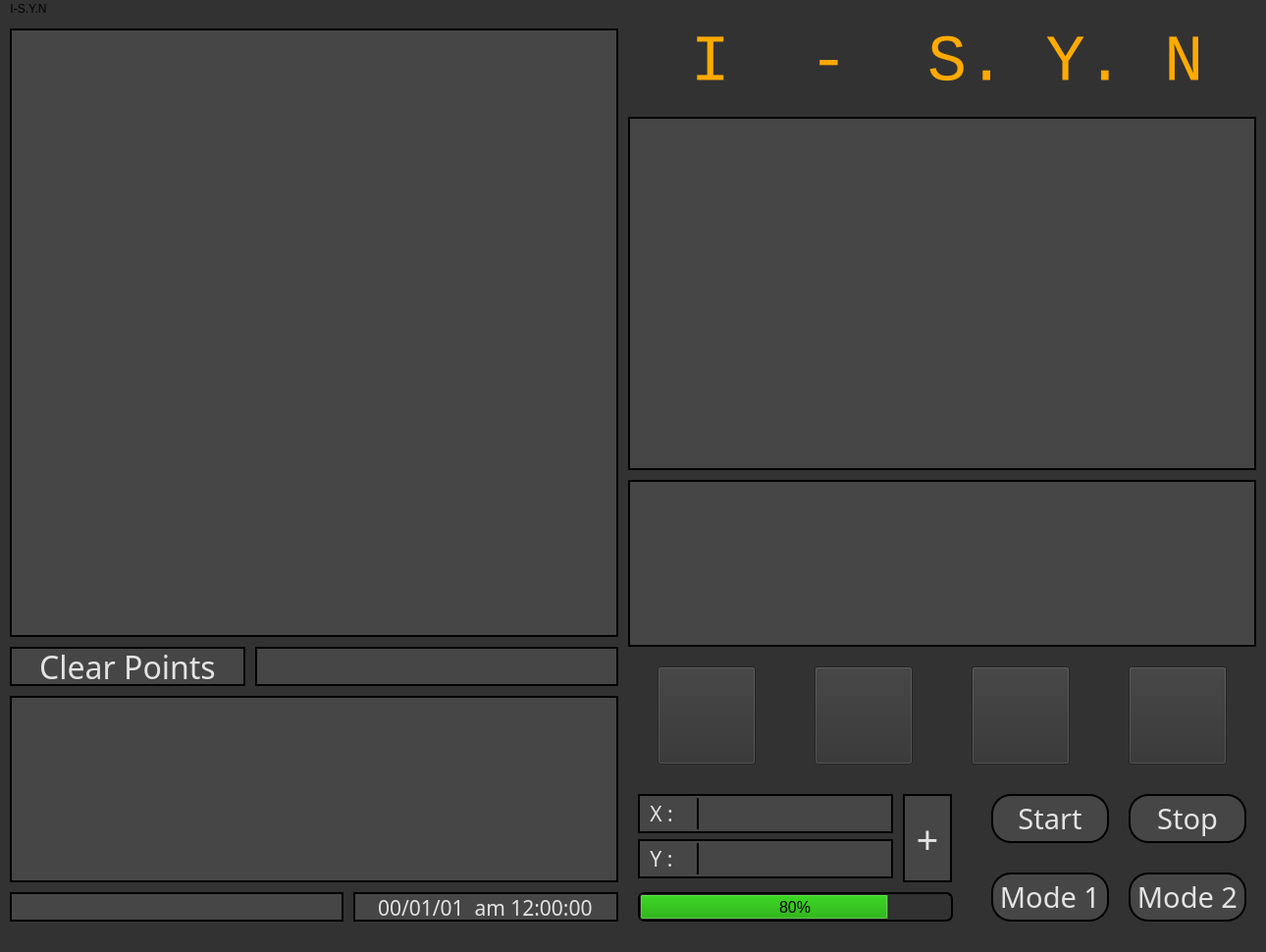
<?xml version="1.0" encoding="UTF-8"?>
<ui version="4.0">
 <class>MainWindow</class>
 <widget class="QMainWindow" name="MainWindow">
  <property name="geometry">
   <rect>
    <x>0</x>
    <y>0</y>
    <width>1290</width>
    <height>970</height>
   </rect>
  </property>
  <property name="font">
   <font>
    <family>Monospace</family>
    <pointsize>14</pointsize>
   </font>
  </property>
  <property name="windowTitle">
   <string>MainWindow</string>
  </property>
  <property name="styleSheet">
   <string notr="true">background-color: rgb(50, 50, 50);
</string>
  </property>
  <widget class="QWidget" name="centralwidget">
   <widget class="QPushButton" name="take_off_button">
    <property name="geometry">
     <rect>
      <x>670</x>
      <y>660</y>
      <width>100</width>
      <height>100</height>
     </rect>
    </property>
    <property name="cursor">
     <cursorShape>ArrowCursor</cursorShape>
    </property>
    <property name="styleSheet">
     <string notr="true"/>
    </property>
    <property name="text">
     <string/>
    </property>
    <property name="icon">
     <iconset>
      <normaloff>../icon/take_off.jpg</normaloff>../icon/take_off.jpg</iconset>
    </property>
    <property name="iconSize">
     <size>
      <width>100</width>
      <height>100</height>
     </size>
    </property>
    <property name="autoRepeat">
     <bool>false</bool>
    </property>
   </widget>
   <widget class="QProgressBar" name="battery_bar">
    <property name="geometry">
     <rect>
      <x>650</x>
      <y>890</y>
      <width>321</width>
      <height>30</height>
     </rect>
    </property>
    <property name="palette">
     <palette>
      <active>
       <colorrole role="Button">
        <brush brushstyle="SolidPattern">
         <color alpha="255">
          <red>50</red>
          <green>50</green>
          <blue>50</blue>
         </color>
        </brush>
       </colorrole>
       <colorrole role="Base">
        <brush brushstyle="SolidPattern">
         <color alpha="255">
          <red>50</red>
          <green>50</green>
          <blue>50</blue>
         </color>
        </brush>
       </colorrole>
       <colorrole role="Window">
        <brush brushstyle="SolidPattern">
         <color alpha="255">
          <red>50</red>
          <green>50</green>
          <blue>50</blue>
         </color>
        </brush>
       </colorrole>
       <colorrole role="Highlight">
        <brush brushstyle="SolidPattern">
         <color alpha="255">
          <red>166</red>
          <green>255</green>
          <blue>42</blue>
         </color>
        </brush>
       </colorrole>
      </active>
      <inactive>
       <colorrole role="Button">
        <brush brushstyle="SolidPattern">
         <color alpha="255">
          <red>50</red>
          <green>50</green>
          <blue>50</blue>
         </color>
        </brush>
       </colorrole>
       <colorrole role="Base">
        <brush brushstyle="SolidPattern">
         <color alpha="255">
          <red>50</red>
          <green>50</green>
          <blue>50</blue>
         </color>
        </brush>
       </colorrole>
       <colorrole role="Window">
        <brush brushstyle="SolidPattern">
         <color alpha="255">
          <red>50</red>
          <green>50</green>
          <blue>50</blue>
         </color>
        </brush>
       </colorrole>
       <colorrole role="Highlight">
        <brush brushstyle="SolidPattern">
         <color alpha="255">
          <red>50</red>
          <green>180</green>
          <blue>30</blue>
         </color>
        </brush>
       </colorrole>
      </inactive>
      <disabled>
       <colorrole role="Button">
        <brush brushstyle="SolidPattern">
         <color alpha="255">
          <red>50</red>
          <green>50</green>
          <blue>50</blue>
         </color>
        </brush>
       </colorrole>
       <colorrole role="Base">
        <brush brushstyle="SolidPattern">
         <color alpha="255">
          <red>50</red>
          <green>50</green>
          <blue>50</blue>
         </color>
        </brush>
       </colorrole>
       <colorrole role="Window">
        <brush brushstyle="SolidPattern">
         <color alpha="255">
          <red>50</red>
          <green>50</green>
          <blue>50</blue>
         </color>
        </brush>
       </colorrole>
       <colorrole role="Highlight">
        <brush brushstyle="SolidPattern">
         <color alpha="255">
          <red>50</red>
          <green>180</green>
          <blue>30</blue>
         </color>
        </brush>
       </colorrole>
      </disabled>
     </palette>
    </property>
    <property name="font">
     <font>
      <pointsize>12</pointsize>
     </font>
    </property>
    <property name="autoFillBackground">
     <bool>false</bool>
    </property>
    <property name="styleSheet">
     <string notr="true">border-style:solid;
border-width: 1.5px;
border-radius: 7px;
border-color:rgb(0,0,0);</string>
    </property>
    <property name="minimum">
     <number>0</number>
    </property>
    <property name="value">
     <number>80</number>
    </property>
    <property name="alignment">
     <set>Qt::AlignCenter</set>
    </property>
    <property name="textVisible">
     <bool>true</bool>
    </property>
    <property name="orientation">
     <enum>Qt::Horizontal</enum>
    </property>
    <property name="invertedAppearance">
     <bool>false</bool>
    </property>
   </widget>
   <widget class="QTextBrowser" name="under_textBrowser1">
    <property name="geometry">
     <rect>
      <x>10</x>
      <y>890</y>
      <width>340</width>
      <height>30</height>
     </rect>
    </property>
    <property name="styleSheet">
     <string notr="true">background-color: rgb(70, 70, 70);
font: 75 16pt &quot;Loma&quot;;
border-color: rgb(0, 0, 0);
border-style: solid;
border-width:2px;
color: rgb(227, 227, 227);</string>
    </property>
    <property name="verticalScrollBarPolicy">
     <enum>Qt::ScrollBarAlwaysOff</enum>
    </property>
    <property name="horizontalScrollBarPolicy">
     <enum>Qt::ScrollBarAlwaysOff</enum>
    </property>
   </widget>
   <widget class="QTextBrowser" name="main_textBrowser">
    <property name="geometry">
     <rect>
      <x>10</x>
      <y>690</y>
      <width>620</width>
      <height>190</height>
     </rect>
    </property>
    <property name="font">
     <font>
      <family>Loma</family>
      <pointsize>14</pointsize>
      <weight>9</weight>
      <italic>false</italic>
      <bold>false</bold>
     </font>
    </property>
    <property name="styleSheet">
     <string notr="true">background-color: rgb(70, 70, 70);
font: 75 14pt &quot;Loma&quot;;
border-color: rgb(0, 0, 0);
border-style: solid;
border-width:2px;
color: rgb(227, 227, 227);
padding:0px 0px 0px 10px;</string>
    </property>
    <property name="horizontalScrollBarPolicy">
     <enum>Qt::ScrollBarAsNeeded</enum>
    </property>
    <property name="overwriteMode">
     <bool>true</bool>
    </property>
   </widget>
   <widget class="QPushButton" name="land_button">
    <property name="geometry">
     <rect>
      <x>830</x>
      <y>660</y>
      <width>100</width>
      <height>100</height>
     </rect>
    </property>
    <property name="cursor">
     <cursorShape>ArrowCursor</cursorShape>
    </property>
    <property name="styleSheet">
     <string notr="true"/>
    </property>
    <property name="text">
     <string/>
    </property>
    <property name="icon">
     <iconset>
      <normaloff>../icon/land.jpg</normaloff>../icon/land.jpg</iconset>
    </property>
    <property name="iconSize">
     <size>
      <width>100</width>
      <height>100</height>
     </size>
    </property>
   </widget>
   <widget class="QPushButton" name="start_button">
    <property name="geometry">
     <rect>
      <x>1010</x>
      <y>790</y>
      <width>120</width>
      <height>50</height>
     </rect>
    </property>
    <property name="font">
     <font>
      <family>Loma</family>
      <pointsize>22</pointsize>
      <weight>9</weight>
      <italic>false</italic>
      <bold>false</bold>
     </font>
    </property>
    <property name="styleSheet">
     <string notr="true">background-color: rgb(70, 70, 70);
color: rgb(227, 227, 227);
font: 75 22pt &quot;Loma&quot;;
border-color: rgb(0, 0, 0);
border-style: solid;
border-width:2px;
border-radius: 20px;</string>
    </property>
    <property name="text">
     <string>Start</string>
    </property>
   </widget>
   <widget class="QPushButton" name="stop_button">
    <property name="geometry">
     <rect>
      <x>1150</x>
      <y>790</y>
      <width>120</width>
      <height>50</height>
     </rect>
    </property>
    <property name="font">
     <font>
      <family>Loma</family>
      <pointsize>22</pointsize>
      <weight>9</weight>
      <italic>false</italic>
      <bold>false</bold>
     </font>
    </property>
    <property name="styleSheet">
     <string notr="true">background-color: rgb(70, 70, 70);
color: rgb(227, 227, 227);
font: 75 22pt &quot;Loma&quot;;
border-color: rgb(0, 0, 0);
border-style: solid;
border-width:2px;
border-radius: 20px;</string>
    </property>
    <property name="text">
     <string>Stop</string>
    </property>
   </widget>
   <widget class="QPushButton" name="mode1_button">
    <property name="geometry">
     <rect>
      <x>1010</x>
      <y>870</y>
      <width>120</width>
      <height>50</height>
     </rect>
    </property>
    <property name="font">
     <font>
      <family>Loma</family>
      <pointsize>22</pointsize>
      <weight>9</weight>
      <italic>false</italic>
      <bold>false</bold>
     </font>
    </property>
    <property name="cursor">
     <cursorShape>ArrowCursor</cursorShape>
    </property>
    <property name="styleSheet">
     <string notr="true">background-color: rgb(70, 70, 70);
color: rgb(227, 227, 227);
font: 75 22pt &quot;Loma&quot;;
border-color: rgb(0, 0, 0);
border-style: solid;
border-width:2px;
border-radius: 20px;</string>
    </property>
    <property name="text">
     <string>Mode 1</string>
    </property>
   </widget>
   <widget class="QPushButton" name="mode2_button">
    <property name="geometry">
     <rect>
      <x>1150</x>
      <y>870</y>
      <width>120</width>
      <height>50</height>
     </rect>
    </property>
    <property name="font">
     <font>
      <family>Loma</family>
      <pointsize>22</pointsize>
      <weight>9</weight>
      <italic>false</italic>
      <bold>false</bold>
     </font>
    </property>
    <property name="styleSheet">
     <string notr="true">background-color: rgb(70, 70, 70);
color: rgb(227, 227, 227);
font: 75 22pt &quot;Loma&quot;;
border-color: rgb(0, 0, 0);
border-style: solid;
border-width:2px;
border-radius: 20px;</string>
    </property>
    <property name="text">
     <string>Mode 2</string>
    </property>
   </widget>
   <widget class="QPushButton" name="snapshot_button">
    <property name="geometry">
     <rect>
      <x>1150</x>
      <y>660</y>
      <width>100</width>
      <height>100</height>
     </rect>
    </property>
    <property name="cursor">
     <cursorShape>ArrowCursor</cursorShape>
    </property>
    <property name="styleSheet">
     <string notr="true"/>
    </property>
    <property name="text">
     <string/>
    </property>
    <property name="icon">
     <iconset>
      <normaloff>../icon/snapshot.jpg</normaloff>../icon/snapshot.jpg</iconset>
    </property>
    <property name="iconSize">
     <size>
      <width>100</width>
      <height>100</height>
     </size>
    </property>
   </widget>
   <widget class="QPushButton" name="emergency_button">
    <property name="geometry">
     <rect>
      <x>990</x>
      <y>660</y>
      <width>100</width>
      <height>100</height>
     </rect>
    </property>
    <property name="cursor">
     <cursorShape>ArrowCursor</cursorShape>
    </property>
    <property name="styleSheet">
     <string notr="true"/>
    </property>
    <property name="text">
     <string/>
    </property>
    <property name="icon">
     <iconset>
      <normaloff>../icon/emergency.jpg</normaloff>../icon/emergency.jpg</iconset>
    </property>
    <property name="iconSize">
     <size>
      <width>100</width>
      <height>100</height>
     </size>
    </property>
   </widget>
   <widget class="QTextEdit" name="x_text_edit">
    <property name="geometry">
     <rect>
      <x>710</x>
      <y>794</y>
      <width>198</width>
      <height>32</height>
     </rect>
    </property>
    <property name="font">
     <font>
      <family>Loma</family>
      <pointsize>16</pointsize>
      <weight>9</weight>
      <italic>false</italic>
      <bold>false</bold>
     </font>
    </property>
    <property name="styleSheet">
     <string notr="true">background-color: rgb(70, 70, 70);
color: rgb(227, 227, 227);
font: 75 16pt &quot;Loma&quot;;
border-color: rgb(0, 0, 0);
border-style: solid;
border-width: 0px 0px 0px 2px;</string>
    </property>
    <property name="verticalScrollBarPolicy">
     <enum>Qt::ScrollBarAlwaysOff</enum>
    </property>
    <property name="horizontalScrollBarPolicy">
     <enum>Qt::ScrollBarAlwaysOff</enum>
    </property>
    <property name="html">
     <string>&lt;!DOCTYPE HTML PUBLIC &quot;-//W3C//DTD HTML 4.0//EN&quot; &quot;http://www.w3.org/TR/REC-html40/strict.dtd&quot;&gt;
&lt;html&gt;&lt;head&gt;&lt;meta name=&quot;qrichtext&quot; content=&quot;1&quot; /&gt;&lt;style type=&quot;text/css&quot;&gt;
p, li { white-space: pre-wrap; }
&lt;/style&gt;&lt;/head&gt;&lt;body style=&quot; font-family:'Loma'; font-size:16pt; font-weight:72; font-style:normal;&quot;&gt;
&lt;p align=&quot;center&quot; style=&quot;-qt-paragraph-type:empty; margin-top:0px; margin-bottom:0px; margin-left:0px; margin-right:0px; -qt-block-indent:0; text-indent:0px;&quot;&gt;&lt;br /&gt;&lt;/p&gt;&lt;/body&gt;&lt;/html&gt;</string>
    </property>
   </widget>
   <widget class="QTextEdit" name="y_text_edit">
    <property name="geometry">
     <rect>
      <x>710</x>
      <y>840</y>
      <width>198</width>
      <height>32</height>
     </rect>
    </property>
    <property name="font">
     <font>
      <family>Loma</family>
      <pointsize>16</pointsize>
      <weight>9</weight>
      <italic>false</italic>
      <bold>false</bold>
     </font>
    </property>
    <property name="styleSheet">
     <string notr="true">background-color: rgb(70, 70, 70);
color: rgb(227, 227, 227);
font: 75 16pt &quot;Loma&quot;;
border-color: rgb(0, 0, 0);
border-style: solid;
border-width: 0px 0px 0px 2px;</string>
    </property>
    <property name="verticalScrollBarPolicy">
     <enum>Qt::ScrollBarAlwaysOff</enum>
    </property>
    <property name="horizontalScrollBarPolicy">
     <enum>Qt::ScrollBarAlwaysOff</enum>
    </property>
    <property name="html">
     <string>&lt;!DOCTYPE HTML PUBLIC &quot;-//W3C//DTD HTML 4.0//EN&quot; &quot;http://www.w3.org/TR/REC-html40/strict.dtd&quot;&gt;
&lt;html&gt;&lt;head&gt;&lt;meta name=&quot;qrichtext&quot; content=&quot;1&quot; /&gt;&lt;style type=&quot;text/css&quot;&gt;
p, li { white-space: pre-wrap; }
&lt;/style&gt;&lt;/head&gt;&lt;body style=&quot; font-family:'Loma'; font-size:16pt; font-weight:72; font-style:normal;&quot;&gt;
&lt;p align=&quot;center&quot; style=&quot;-qt-paragraph-type:empty; margin-top:0px; margin-bottom:0px; margin-left:0px; margin-right:0px; -qt-block-indent:0; text-indent:0px;&quot;&gt;&lt;br /&gt;&lt;/p&gt;&lt;/body&gt;&lt;/html&gt;</string>
    </property>
   </widget>
   <widget class="QLabel" name="x_label">
    <property name="geometry">
     <rect>
      <x>650</x>
      <y>790</y>
      <width>260</width>
      <height>40</height>
     </rect>
    </property>
    <property name="font">
     <font>
      <family>Loma</family>
      <pointsize>16</pointsize>
      <weight>9</weight>
      <italic>false</italic>
      <bold>false</bold>
     </font>
    </property>
    <property name="styleSheet">
     <string notr="true">background-color: rgb(70, 70, 70);
color: rgb(227, 227, 227);
font: 75 16pt &quot;Loma&quot;;
border-color: rgb(0, 0, 0);
border-style: solid;
border-width:2px;</string>
    </property>
    <property name="text">
     <string> X :</string>
    </property>
    <property name="alignment">
     <set>Qt::AlignLeading|Qt::AlignLeft|Qt::AlignVCenter</set>
    </property>
   </widget>
   <widget class="QLabel" name="y_label">
    <property name="geometry">
     <rect>
      <x>650</x>
      <y>836</y>
      <width>260</width>
      <height>40</height>
     </rect>
    </property>
    <property name="font">
     <font>
      <family>Loma</family>
      <pointsize>16</pointsize>
      <weight>9</weight>
      <italic>false</italic>
      <bold>false</bold>
     </font>
    </property>
    <property name="styleSheet">
     <string notr="true">background-color: rgb(70, 70, 70);
color: rgb(227, 227, 227);
font: 75 16pt &quot;Loma&quot;;
border-color: rgb(0, 0, 0);
border-style: solid;
border-width:2px;</string>
    </property>
    <property name="text">
     <string> Y :</string>
    </property>
    <property name="alignment">
     <set>Qt::AlignLeading|Qt::AlignLeft|Qt::AlignVCenter</set>
    </property>
   </widget>
   <widget class="QPushButton" name="add_waypoint_button">
    <property name="geometry">
     <rect>
      <x>920</x>
      <y>790</y>
      <width>50</width>
      <height>90</height>
     </rect>
    </property>
    <property name="font">
     <font>
      <family>Loma</family>
      <pointsize>30</pointsize>
      <weight>9</weight>
      <italic>false</italic>
      <bold>false</bold>
     </font>
    </property>
    <property name="styleSheet">
     <string notr="true">background-color: rgb(70, 70, 70);
color: rgb(227, 227, 227);
font: 75 30pt &quot;Loma&quot;;
font-style:bold;
border-color: rgb(0, 0, 0);
border-style: solid;
border-width:2px;</string>
    </property>
    <property name="text">
     <string>+</string>
    </property>
   </widget>
   <widget class="QLabel" name="image_raw_label">
    <property name="geometry">
     <rect>
      <x>640</x>
      <y>100</y>
      <width>640</width>
      <height>360</height>
     </rect>
    </property>
    <property name="styleSheet">
     <string notr="true">background-color: rgb(70, 70, 70);
font: 75 24pt &quot;Loma&quot;;
border-color: rgb(0, 0, 0);
border-style: solid;
border-width:2px;</string>
    </property>
    <property name="text">
     <string/>
    </property>
    <property name="scaledContents">
     <bool>true</bool>
    </property>
   </widget>
   <widget class="QDateTimeEdit" name="dateTimeEdit">
    <property name="enabled">
     <bool>true</bool>
    </property>
    <property name="geometry">
     <rect>
      <x>360</x>
      <y>890</y>
      <width>270</width>
      <height>30</height>
     </rect>
    </property>
    <property name="font">
     <font>
      <family>Loma</family>
      <pointsize>16</pointsize>
      <weight>9</weight>
      <italic>false</italic>
      <bold>false</bold>
     </font>
    </property>
    <property name="autoFillBackground">
     <bool>true</bool>
    </property>
    <property name="styleSheet">
     <string notr="true">background-color: rgb(70, 70, 70);
font: 75 16pt &quot;Loma&quot;;
border-color: rgb(0, 0, 0);
border-style: solid;
border-width:2px;
color: rgb(227, 227, 227);</string>
    </property>
    <property name="frame">
     <bool>true</bool>
    </property>
    <property name="alignment">
     <set>Qt::AlignCenter</set>
    </property>
    <property name="readOnly">
     <bool>true</bool>
    </property>
    <property name="buttonSymbols">
     <enum>QAbstractSpinBox::NoButtons</enum>
    </property>
    <property name="dateTime">
     <datetime>
      <hour>0</hour>
      <minute>0</minute>
      <second>0</second>
      <year>2000</year>
      <month>1</month>
      <day>1</day>
     </datetime>
    </property>
    <property name="displayFormat">
     <string>yy/MM/dd  ap h:mm:ss</string>
    </property>
   </widget>
   <widget class="QGraphicsView" name="main_window">
    <property name="geometry">
     <rect>
      <x>10</x>
      <y>10</y>
      <width>620</width>
      <height>620</height>
     </rect>
    </property>
    <property name="styleSheet">
     <string notr="true">background-color: rgb(70, 70, 70);
font: 75 24pt &quot;Loma&quot;;
border-color: rgb(0, 0, 0);
border-style: solid;
border-width:2px;</string>
    </property>
   </widget>
   <widget class="QLabel" name="label">
    <property name="geometry">
     <rect>
      <x>650</x>
      <y>10</y>
      <width>630</width>
      <height>70</height>
     </rect>
    </property>
    <property name="font">
     <font>
      <family>Monospace</family>
      <pointsize>50</pointsize>
      <weight>50</weight>
      <italic>false</italic>
      <bold>false</bold>
     </font>
    </property>
    <property name="styleSheet">
     <string notr="true">color: rgb(255, 170, 0);
background-color: rgba(255, 255, 255, 0);
font: 50pt &quot;Monospace&quot;;
</string>
    </property>
    <property name="text">
     <string>I  -  S. Y. N</string>
    </property>
    <property name="alignment">
     <set>Qt::AlignCenter</set>
    </property>
   </widget>
   <widget class="QPushButton" name="clear_button">
    <property name="geometry">
     <rect>
      <x>10</x>
      <y>640</y>
      <width>240</width>
      <height>40</height>
     </rect>
    </property>
    <property name="font">
     <font>
      <family>Loma</family>
      <pointsize>24</pointsize>
      <weight>9</weight>
      <italic>false</italic>
      <bold>false</bold>
     </font>
    </property>
    <property name="styleSheet">
     <string notr="true">background-color: rgb(70, 70, 70);
font: 75 24pt &quot;Loma&quot;;
border-color: rgb(0, 0, 0);
border-style: solid;
border-width:2px;
color: rgb(227, 227, 227);</string>
    </property>
    <property name="text">
     <string>Clear Points</string>
    </property>
   </widget>
   <widget class="QTextBrowser" name="position_text_browser">
    <property name="geometry">
     <rect>
      <x>260</x>
      <y>640</y>
      <width>370</width>
      <height>40</height>
     </rect>
    </property>
    <property name="styleSheet">
     <string notr="true">background-color: rgb(70, 70, 70);
font: 75 16pt &quot;Loma&quot;;
border-color: rgb(0, 0, 0);
border-style: solid;
border-width:2px;
color: rgb(227, 227, 227);</string>
    </property>
    <property name="verticalScrollBarPolicy">
     <enum>Qt::ScrollBarAlwaysOff</enum>
    </property>
    <property name="horizontalScrollBarPolicy">
     <enum>Qt::ScrollBarAlwaysOff</enum>
    </property>
    <property name="acceptRichText">
     <bool>false</bool>
    </property>
   </widget>
   <widget class="QListWidget" name="waypoint_list">
    <property name="geometry">
     <rect>
      <x>640</x>
      <y>470</y>
      <width>640</width>
      <height>170</height>
     </rect>
    </property>
    <property name="styleSheet">
     <string notr="true">background-color: rgb(70, 70, 70);
font: 75 12pt &quot;Loma&quot;;
border-color: rgb(0, 0, 0);
border-style: solid;
border-width:2px;</string>
    </property>
    <property name="selectionBehavior">
     <enum>QAbstractItemView::SelectRows</enum>
    </property>
   </widget>
   <zorder>snapshot_button</zorder>
   <zorder>main_window</zorder>
   <zorder>y_label</zorder>
   <zorder>x_label</zorder>
   <zorder>take_off_button</zorder>
   <zorder>battery_bar</zorder>
   <zorder>under_textBrowser1</zorder>
   <zorder>main_textBrowser</zorder>
   <zorder>land_button</zorder>
   <zorder>start_button</zorder>
   <zorder>stop_button</zorder>
   <zorder>mode1_button</zorder>
   <zorder>mode2_button</zorder>
   <zorder>emergency_button</zorder>
   <zorder>x_text_edit</zorder>
   <zorder>y_text_edit</zorder>
   <zorder>add_waypoint_button</zorder>
   <zorder>image_raw_label</zorder>
   <zorder>dateTimeEdit</zorder>
   <zorder>label</zorder>
   <zorder>clear_button</zorder>
   <zorder>position_text_browser</zorder>
   <zorder>waypoint_list</zorder>
  </widget>
  <widget class="QMenuBar" name="menubar">
   <property name="geometry">
    <rect>
     <x>0</x>
     <y>0</y>
     <width>1290</width>
     <height>23</height>
    </rect>
   </property>
   <widget class="QMenu" name="menuI_S_Y_N">
    <property name="title">
     <string>I-S.Y.N</string>
    </property>
   </widget>
   <addaction name="menuI_S_Y_N"/>
  </widget>
  <widget class="QStatusBar" name="statusbar"/>
 </widget>
 <resources/>
 <connections/>
</ui>
